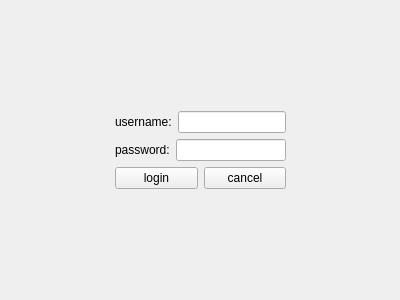
<?xml version="1.0" encoding="UTF-8"?>
<ui version="4.0">
 <class>Widget</class>
 <widget class="QWidget" name="Widget">
  <property name="geometry">
   <rect>
    <x>0</x>
    <y>0</y>
    <width>400</width>
    <height>300</height>
   </rect>
  </property>
  <property name="maximumSize">
   <size>
    <width>400</width>
    <height>300</height>
   </size>
  </property>
  <property name="windowTitle">
   <string>Login</string>
  </property>
  <layout class="QGridLayout" name="gridLayout_2">
   <item row="0" column="1">
    <spacer name="verticalSpacer">
     <property name="orientation">
      <enum>Qt::Vertical</enum>
     </property>
     <property name="sizeHint" stdset="0">
      <size>
       <width>20</width>
       <height>85</height>
      </size>
     </property>
    </spacer>
   </item>
   <item row="1" column="0">
    <spacer name="horizontalSpacer">
     <property name="orientation">
      <enum>Qt::Horizontal</enum>
     </property>
     <property name="sizeHint" stdset="0">
      <size>
       <width>71</width>
       <height>20</height>
      </size>
     </property>
    </spacer>
   </item>
   <item row="1" column="1">
    <layout class="QGridLayout" name="gridLayout">
     <item row="0" column="0">
      <layout class="QHBoxLayout" name="horizontalLayout">
       <item>
        <widget class="QLabel" name="label_user">
         <property name="text">
          <string>username:</string>
         </property>
        </widget>
       </item>
       <item>
        <widget class="QLineEdit" name="lineEdit_user"/>
       </item>
      </layout>
     </item>
     <item row="1" column="0">
      <layout class="QHBoxLayout" name="horizontalLayout_2">
       <item>
        <widget class="QLabel" name="label_password">
         <property name="text">
          <string>password:</string>
         </property>
        </widget>
       </item>
       <item>
        <widget class="QLineEdit" name="lineEdit_password"/>
       </item>
      </layout>
     </item>
     <item row="2" column="0">
      <layout class="QHBoxLayout" name="horizontalLayout_3">
       <item>
        <widget class="QPushButton" name="pushButton_login">
         <property name="text">
          <string>login</string>
         </property>
        </widget>
       </item>
       <item>
        <widget class="QPushButton" name="pushButton_cancel">
         <property name="text">
          <string>cancel</string>
         </property>
        </widget>
       </item>
      </layout>
     </item>
    </layout>
   </item>
   <item row="1" column="2">
    <spacer name="horizontalSpacer_2">
     <property name="orientation">
      <enum>Qt::Horizontal</enum>
     </property>
     <property name="sizeHint" stdset="0">
      <size>
       <width>70</width>
       <height>20</height>
      </size>
     </property>
    </spacer>
   </item>
   <item row="2" column="1">
    <spacer name="verticalSpacer_2">
     <property name="orientation">
      <enum>Qt::Vertical</enum>
     </property>
     <property name="sizeHint" stdset="0">
      <size>
       <width>20</width>
       <height>84</height>
      </size>
     </property>
    </spacer>
   </item>
  </layout>
 </widget>
 <layoutdefault spacing="6" margin="11"/>
 <resources/>
 <connections/>
</ui>
